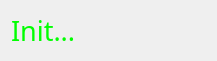
<?xml version="1.0" encoding="UTF-8"?>
<ui version="4.0">
 <class>LabelWto</class>
 <widget class="QWidget" name="LabelWto">
  <property name="geometry">
   <rect>
    <x>0</x>
    <y>0</y>
    <width>217</width>
    <height>61</height>
   </rect>
  </property>
  <property name="windowTitle">
   <string>Form</string>
  </property>
  <layout class="QGridLayout" name="gridLayout">
   <item row="0" column="0">
    <widget class="QLabel" name="mLabel">
     <property name="palette">
      <palette>
       <active>
        <colorrole role="WindowText">
         <brush brushstyle="SolidPattern">
          <color alpha="255">
           <red>0</red>
           <green>255</green>
           <blue>0</blue>
          </color>
         </brush>
        </colorrole>
        <colorrole role="Text">
         <brush brushstyle="SolidPattern">
          <color alpha="255">
           <red>0</red>
           <green>255</green>
           <blue>0</blue>
          </color>
         </brush>
        </colorrole>
       </active>
       <inactive>
        <colorrole role="WindowText">
         <brush brushstyle="SolidPattern">
          <color alpha="255">
           <red>0</red>
           <green>255</green>
           <blue>0</blue>
          </color>
         </brush>
        </colorrole>
        <colorrole role="Text">
         <brush brushstyle="SolidPattern">
          <color alpha="255">
           <red>0</red>
           <green>255</green>
           <blue>0</blue>
          </color>
         </brush>
        </colorrole>
       </inactive>
       <disabled>
        <colorrole role="WindowText">
         <brush brushstyle="SolidPattern">
          <color alpha="255">
           <red>120</red>
           <green>120</green>
           <blue>120</blue>
          </color>
         </brush>
        </colorrole>
        <colorrole role="Text">
         <brush brushstyle="SolidPattern">
          <color alpha="255">
           <red>120</red>
           <green>120</green>
           <blue>120</blue>
          </color>
         </brush>
        </colorrole>
       </disabled>
      </palette>
     </property>
     <property name="font">
      <font>
       <family>微軟正黑體</family>
       <pointsize>20</pointsize>
      </font>
     </property>
     <property name="text">
      <string>Init...</string>
     </property>
    </widget>
   </item>
  </layout>
 </widget>
 <resources/>
 <connections/>
</ui>
